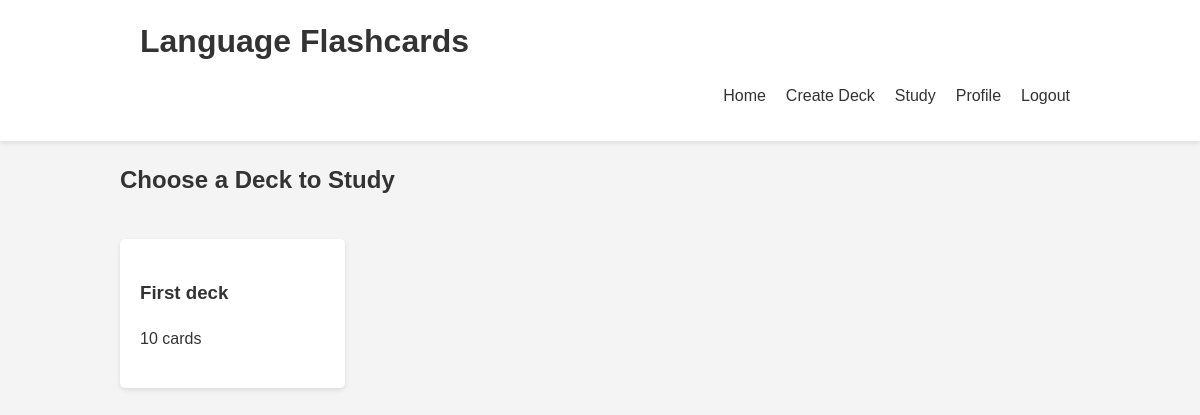
Page /study/ (signed in) on the earlier database version.
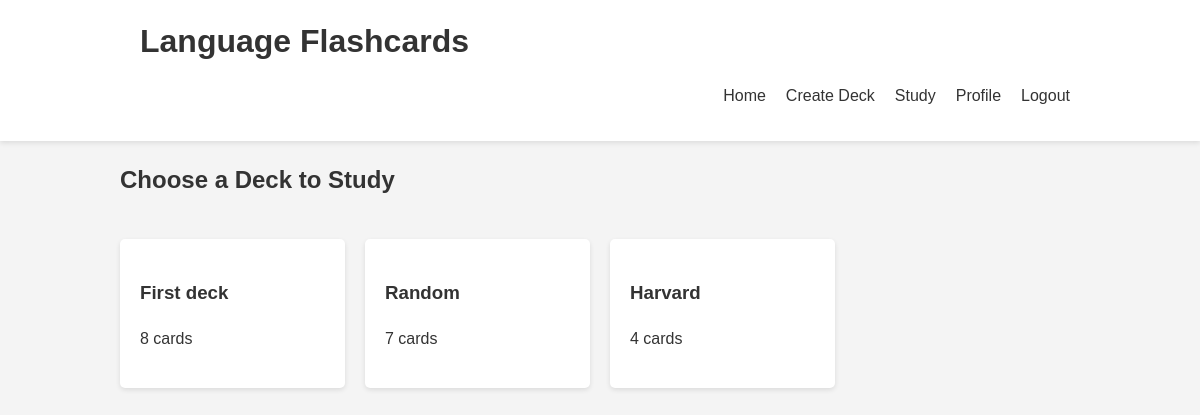
Same page on the later database version.
### flashcards/models.py (models this page shows, shortened)
class Deck(models.Model):
    user = models.ForeignKey(User, on_delete=models.CASCADE)
    name = models.CharField(max_length=100)
    language = models.CharField(max_length=50)
    created_at = models.DateTimeField(auto_now_add=True)

### flashcards/views.py (the view)
# urls.py: path('study/', views.study, name='study'),
@login_required
def study(request):
    decks = Deck.objects.filter(user=request.user)
    return render(request, 'flashcards/study_list.html', {'decks': decks})

### flashcards/templates/flashcards/study_list.html
{% extends 'flashcards/base.html' %}
{% load static %}
{% block content %}
<h2>Choose a Deck to Study</h2>
{% if decks %}
    <div class="deck-grid">
        {% for deck in decks %}
            <a href="{% url 'study_deck' deck.id %}" class="deck-card">
                <div class="deck-card-content">
                    <h3>{{ deck.name }}</h3>
                    <p>{{ deck.flashcard_set.count }} cards</p>
                </div>
            </a>
        {% endfor %}
    </div>
{% else %}
    <p>You don't have any decks yet. <a href="{% url 'create_deck' %}">Create a deck</a> to start studying!</p>
{% endif %}
{% endblock %}

### flashcards/templates/flashcards/base.html (shortened to what this page needs)
{% load static %}
<!DOCTYPE html>
<html lang="en">
    <head>
        <link rel="stylesheet" href="{% static 'flashcards/styles1.css' %}?v=1">
    </head>
    <body>
        <header>
            <div class="container">
                <h1><a id="logo" href="{% url 'home' %}" style="text-decoration: none; color: inherit;">Language Flashcards</a></h1>
                <nav>
                    <ul>
                        <li><a id="home-button" href="{% url 'home' %}">Home</a></li>
                        {% if user.is_authenticated %}
                            <li><a id="create-deck-button" href="{% url 'create_deck' %}">Create Deck</a></li>
                            <li><a id="study-button" href="{% url 'study' %}">Study</a></li>
                            <li><a href="{% url 'profile' %}">Profile</a></li>
                            <li><a href="{% url 'logout' %}">Logout</a></li>
                        {% else %}
                            <li><a href="{% url 'login' %}">Login</a></li>
                            <li><a href="{% url 'register' %}">Register</a></li>
                        {% endif %}
                    </ul>
                </nav>
            </div>
        </header>
        <main class="container">
            {% block content %}
            {% endblock %}
        </main>
    </body>
</html>

### flashcards/static/flashcards/styles1.css (style rules this page uses)
body { font-family: 'Arial', sans-serif; line-height: 1.6; color: #333; margin: 0; padding: 0; background-color: #f4f4f4; overflow-x: hidden; }
.container { width: 80%; margin: auto; overflow: hidden; padding: 0 20px; }
header { background: #fff; padding: 1rem 0; box-shadow: 0 2px 5px rgba(0, 0, 0, 0.1); }
header h1 { margin: 0; padding: 0 20px; }
nav ul { padding: 0; list-style: none; display: flex; justify-content: flex-end; }
nav ul li { padding: 0 10px; }
nav ul li a { text-decoration: none; color: #333; }
.deck-grid { display: grid; grid-template-columns: repeat(auto-fill, minmax(200px, 1fr)); gap: 20px; padding: 20px 0; }
.deck-card { background-color: #fff; border-radius: 5px; padding: 20px; text-decoration: none; color: #333; box-shadow: 0 2px 5px rgba(0, 0, 0, 0.1); transition: transform 0.3s ease; }

Differences in the rows shown:
computed for Deck "First deck": flashcard_set.count "10" → "8"
added Deck: name "Random", flashcard_set.count "7"
added Deck: name "Harvard", flashcard_set.count "4"
